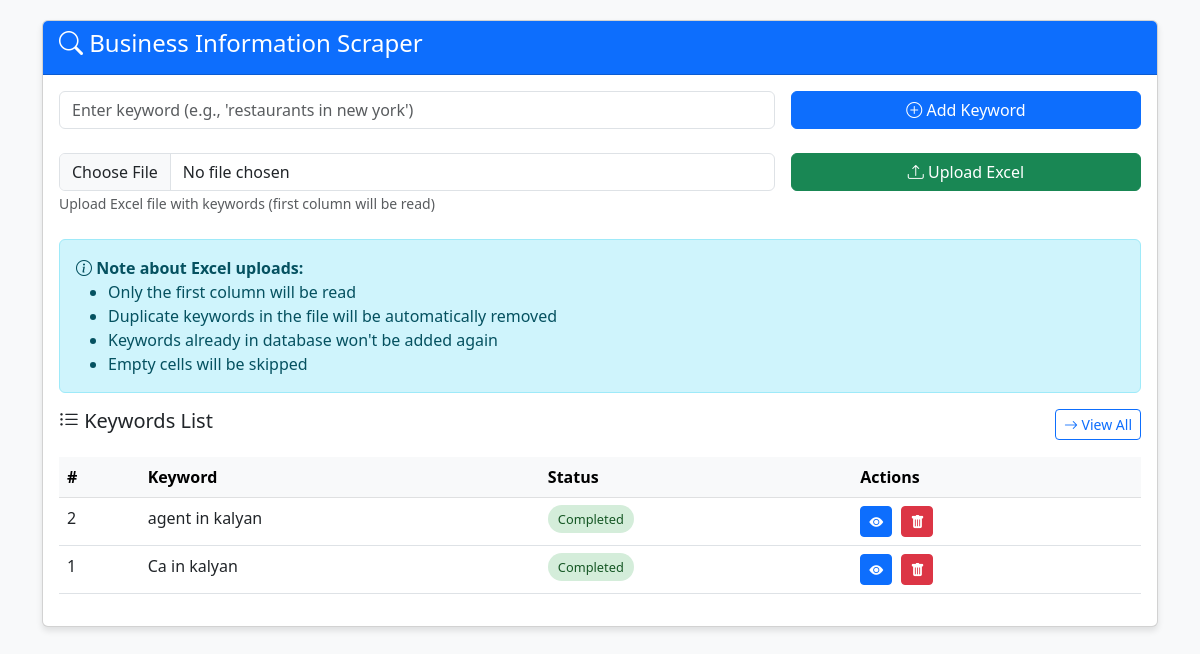
The page / on the database its author committed.
### app.py (models this page shows)
class Keyword(db.Model):
    id = db.Column(db.Integer, primary_key=True)
    keyword = db.Column(db.String(200), nullable=False)
    status = db.Column(db.String(20), default='pending')  # pending, in_progress, completed
    created_at = db.Column(db.DateTime, default=datetime.utcnow)
    completed_at = db.Column(db.DateTime, nullable=True)

### app.py (the view, shortened to what this page needs)
@app.route('/', methods=['GET', 'POST'])
def index():
    keywords = Keyword.query.order_by(Keyword.id.desc()).all()
    return render_template('index.html', keywords=keywords)

### templates/index.html (shortened to what this page needs)
{% extends "base.html" %}
{% block content %}
<div class="card">
    <div class="card-header bg-primary text-white">
        <h4><i class="bi bi-search"></i> Business Information Scraper</h4>
    </div>
    <div class="card-body">
        <form method="POST" class="mb-4">
            <div class="row g-3">
                <div class="col-md-8">
                    <input type="text" name="keyword" class="form-control" placeholder="Enter keyword (e.g., 'restaurants in new york')" required>
                </div>
                <div class="col-md-4">
                    <button type="submit" class="btn btn-primary w-100">
                        <i class="bi bi-plus-circle"></i> Add Keyword
                    </button>
                </div>
            </div>
        </form>
        <form method="POST" action="{{ url_for('upload_file') }}" enctype="multipart/form-data" class="mb-4">
            <div class="row g-3">
                <div class="col-md-8">
                    <input type="file" name="file" class="form-control" accept=".xlsx,.xls,.csv" required>
                    <small class="text-muted">Upload Excel file with keywords (first column will be read)</small>
                </div>
                <div class="col-md-4">
                    <button type="submit" class="btn btn-success w-100">
                        <i class="bi bi-upload"></i> Upload Excel
                    </button>
                </div>
            </div>
        </form>
        <div class="alert alert-info">
            <i class="bi bi-info-circle"></i>
            <strong>Note about Excel uploads:</strong>
            <ul class="mb-0">
                <li>Only the first column will be read</li>
                <li>Duplicate keywords in the file will be automatically removed</li>
                <li>Keywords already in database won't be added again</li>
                <li>Empty cells will be skipped</li>
            </ul>
        </div>
        <div class="d-flex justify-content-between align-items-center mb-3">
            <h5><i class="bi bi-list-ul"></i> Keywords List</h5>
            <a href="{{ url_for('keywords') }}" class="btn btn-sm btn-outline-primary">
                <i class="bi bi-arrow-right"></i> View All
            </a>
        </div>
        <div class="table-responsive">
            <table class="table table-hover">
                <thead class="table-light">
                    <tr>
                        <th>#</th>
                        <th>Keyword</th>
                        <th>Status</th>
                        <th>Actions</th>
                    </tr>
                </thead>
                <tbody>
                    {% for keyword in keywords[:5] %}
                    <tr>
                        <td>{{ keyword.id }}</td>
                        <td>{{ keyword.keyword }}</td>
                        <td>
                            <span class="status-badge status-{{ keyword.status }}">
                                {{ keyword.status|capitalize }}
                            </span>
                        </td>
                        <td>
                            <a href="{{ url_for('results', keyword_id=keyword.id) }}" class="btn btn-sm btn-primary action-btn" data-bs-toggle="tooltip" title="View Results">
                                <i class="bi bi-eye-fill"></i>
                            </a>
                            <form method="POST" action="{{ url_for('delete_keyword', keyword_id=keyword.id) }}" class="d-inline">
                                <button type="submit" class="btn btn-sm btn-danger action-btn" data-bs-toggle="tooltip" title="Delete" onclick="return confirm('Are you sure?')">
                                    <i class="bi bi-trash-fill"></i>
                                </button>
                            </form>
                        </td>
                    </tr>
                    {% else %}
                    <tr>
                        <td colspan="4" class="text-center text-muted">No keywords found. Add some to get started.</td>
                    </tr>
                    {% endfor %}
                </tbody>
            </table>
        </div>
    </div>
</div>
{% endblock %}

### templates/base.html (style rules this page uses)
body { background-color: #f8f9fa; padding-top: 20px; }
.card { margin-bottom: 20px; box-shadow: 0 4px 6px rgba(0, 0, 0, 0.1); }
.table-responsive { overflow-x: auto; }
.status-badge { font-size: 0.8rem; padding: 5px 10px; border-radius: 20px; }
.status-completed { background-color: #d4edda; color: #155724; }
.action-btn { margin-right: 5px; }

### rows shown on the page
Keyword: id "2", keyword "agent in kalyan", status "Completed"
Keyword: id "1", keyword "Ca in kalyan", status "Completed"
